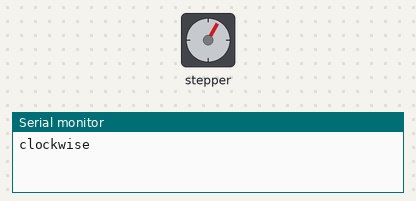
Simulated run of this sketch. Board: Arduino Uno, built with avr-gcc and run on an emulated ATmega328P. On the bench: stepper motor, the last lines printed to the serial monitor. Stepper angles assume 24 steps per turn.

Above: at 0.05 s.
At 0.8 s:
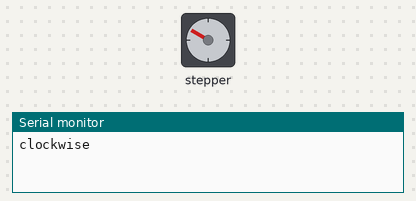
At 1.55 s:
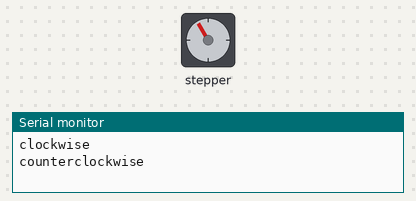
At 3.0 s:
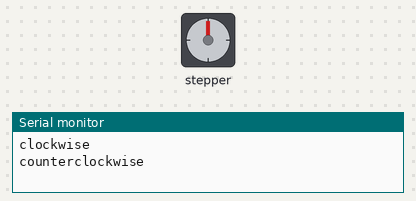
Timing chart, 0 to 6.9 s (numbered marks = the images above):
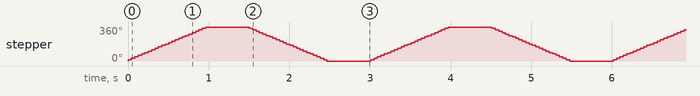

The sketch:

ULN2003_MotorControl6Wire.ino
```cpp
#include <Stepper.h>

const int SPEED                   = 60;  // set the speed at 60 rpm
const int stepsPerRevolution      = 24;  // change this to fit the number of steps per revolution 180degree
//const int stepsPerRevolution    = 48;  // change this to fit the number of steps per revolution 360degree
// for your motor , In my case I used AIRPAX motor which is 7.5degree step angle

Stepper _stepper(stepsPerRevolution, 8, 9, 10, 11); // initialize the stepper library on pins 8 through 11

void setup() {
  _stepper.setSpeed(SPEED);             // initialize stepper speed
  Serial.begin(9600);                   // initialize the serial to enable data printing
}

void loop() {
  Serial.println("clockwise");
  _stepper.step(stepsPerRevolution);    // step one revolution  in one direction
  delay(500);

  Serial.println("counterclockwise");
  _stepper.step(-stepsPerRevolution);   // step one revolution in the other direction
  delay(500);

  Serial.println(stepsPerRevolution);
}
```

Measured:
- by itself, stepper: turns 360° clockwise in 0.96 s, then 360° counter-clockwise in 0.96 s, repeating every 3.0 s
